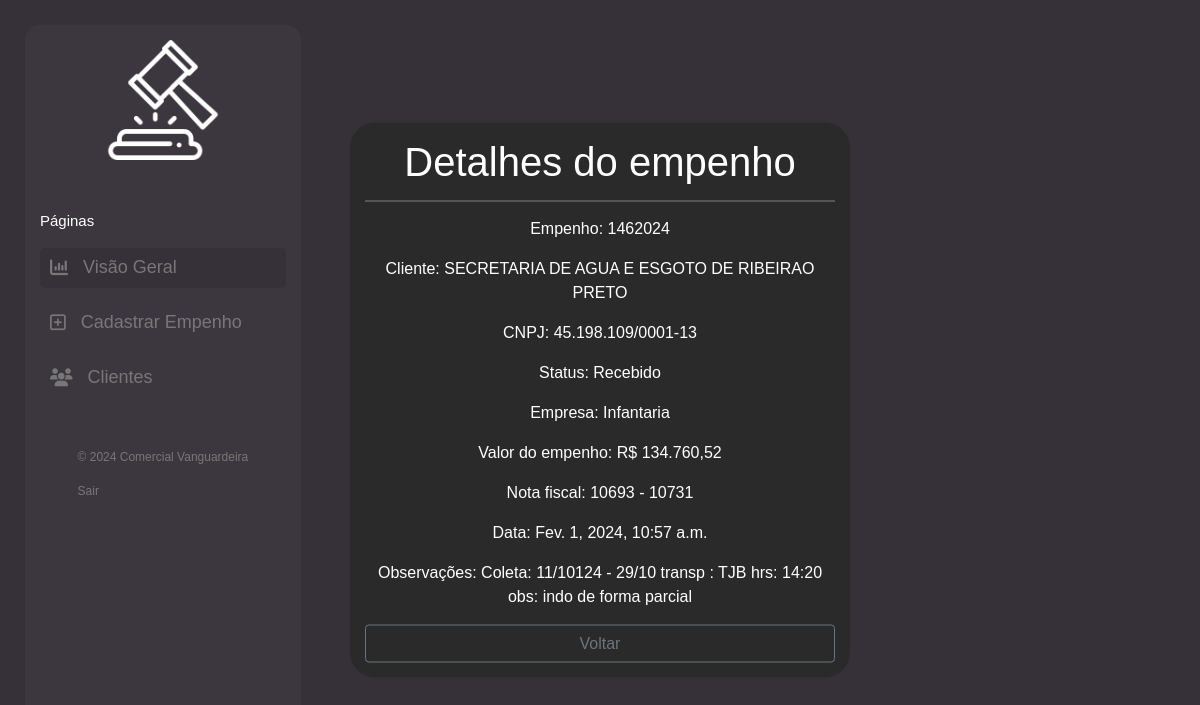
The page /cliente/detalhe/3217/ (signed in) on the database as committed earlier.
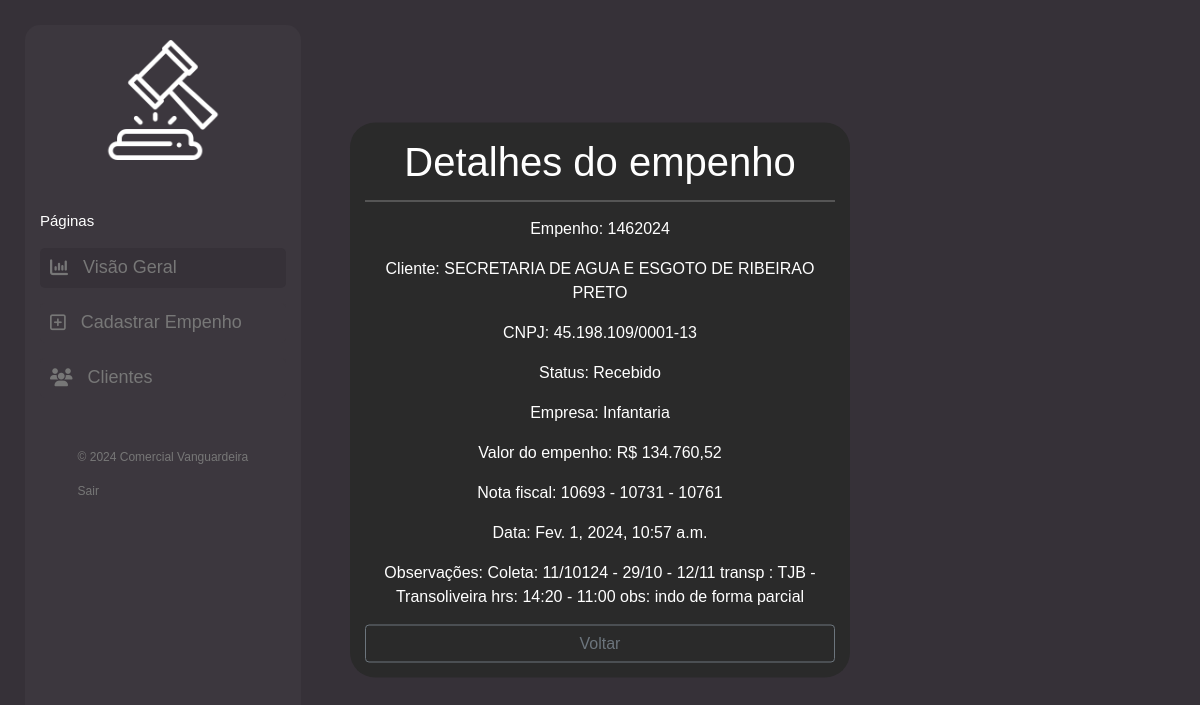
The same page on the database as committed later.
### cliente/models.py (models this page shows, shortened)
class Cliente(models.Model):
    numero = models.CharField(max_length=255)
    nome = models.CharField(max_length=255)
    cnpj = models.CharField(max_length=255)
    data_criacao = models.DateTimeField(default=timezone.now)
    categoria = models.ForeignKey(Categoria, on_delete=models.DO_NOTHING)
    empresa = models.ForeignKey(Empresa, on_delete=models.DO_NOTHING)
    empenho = models.FileField(upload_to='empenhos/', max_length=500)
    nfe = models.FileField(upload_to='notas/', max_length=500, default='0', blank=True)
    n_nfe = models.CharField(max_length=255, blank=True)
    descricao = models.TextField(blank=True)
    valor = models.CharField(max_length=255)

class Categoria(models.Model):
    nome = models.CharField(max_length=255)
    def __str__(self):
        return self.nome

class Empresa(models.Model):
    nome = models.CharField(max_length=255)
    def __str__(self):
        return self.nome

### cliente/views.py (the view)
# urls.py: path('cliente/detalhe/<int:pk>/', views.detalhe, name="detalhe"),
@login_required(login_url='login')
def detalhe(request, pk):
    cliente = Cliente.objects.get(pk=pk)
    return render(request, 'cliente/detalhe.html', {'cliente': cliente})

### cliente/templates/cliente/detalhe.html
{% extends 'base.html' %}
{% block conteudo %}
<div class="contents">
    <h1>Detalhes do empenho</h1>
    <div class="contents-info">
        <p>Empenho: {{ cliente.numero }}</p>
        <p>Cliente: {{ cliente.nome }}</p>
        <p>CNPJ: {{ cliente.cnpj }}</p>
        <p>Status: {{ cliente.categoria }}</p>
        <p>Empresa: {{ cliente.empresa }}</p>
        <p>Valor do empenho: R$ {{ cliente.valor }}</p>
        <p>Nota fiscal: {{ cliente.n_nfe }}</p>
        <p>Data: {{ cliente.data_criacao }}</p>
        <p>Observações: {{ cliente.descricao }}</p>
        <a href="{{ request.META.HTTP_REFERER }}" class="btn btn-outline-secondary" style="width: 100%">Voltar</a>
    </div>
</div>
{% endblock%}

### templates/base.html (shortened to what this page needs)
{% load static %}
<!DOCTYPE html>
<html lang="pt-br">
<head>
  {% include 'partials/_head.html' %}
</head>
<body>
<main>
  <section class="side-section">
    <div class="logo">
        <img src="{% static 'img/vanguardeira.png'%}">
    </div>
    <div class="shortcuts">
        <div class="title">
            <p>Páginas</p>
        </div>
        <div class="buttons">
            <button onclick="location.href='{% url 'dashboard' %}'" class="active"><i class="fa-solid fa-chart-column"></i><p>Visão Geral</p></button>
            <button onclick="location.href='{% url 'form' %}'"><i class="fa-regular fa-square-plus"></i></i><p>Cadastrar Empenho</p></button>
            <button onclick="location.href='{% url 'cliente' %}'"><i class="fa-solid fa-users"></i><p>Clientes</p></button>
        </div>
    </div>
    <div class="footer">
        <p>© 2024 Comercial Vanguardeira</p>
        <a href="{% url 'logout' %}" style="text-decoration: none; color: #777777; justify-content: center;">Sair</a>
    </div>
</section>
<section class="content-section">
  {% block conteudo %}{% endblock %}
</section>
</main>
</body>
</html>

### templates/partials/_head.html (shortened to what this page needs)
{% load static %}
<link href="https://cdn.jsdelivr.net/npm/bootstrap@5.3.0-alpha1/dist/css/bootstrap.min.css" rel="stylesheet">
<link href="{% static 'vendor/bootstrap/css/bootstrap.min.css' %}" rel="stylesheet">
<link rel="stylesheet" href="{% static 'vendor/css/dashboard.css' %}">
<link rel="stylesheet" href="{% static 'vendor/css/style.css' %}">
<link rel="stylesheet" href="https://cdn.jsdelivr.net/npm/bootstrap-icons@1.10.3/font/bootstrap-icons.css">

Rows that differ between the two databases and show on the page:
changed Cliente "SECRETARIA DE AGUA E ESGOTO DE RIBEIRAO PRETO": n_nfe "10693 - 10731" → "10693 - 10731 - 10761"; descricao "Coleta: 11/10124 - 29/10 transp : TJB hrs: 14:20 obs: indo de forma parcial" → "Coleta: 11/10124 - 29/10 - 12/11 transp : TJB - Transoliveira hrs: 14:20 - 11:00 obs: indo de forma parcial"
